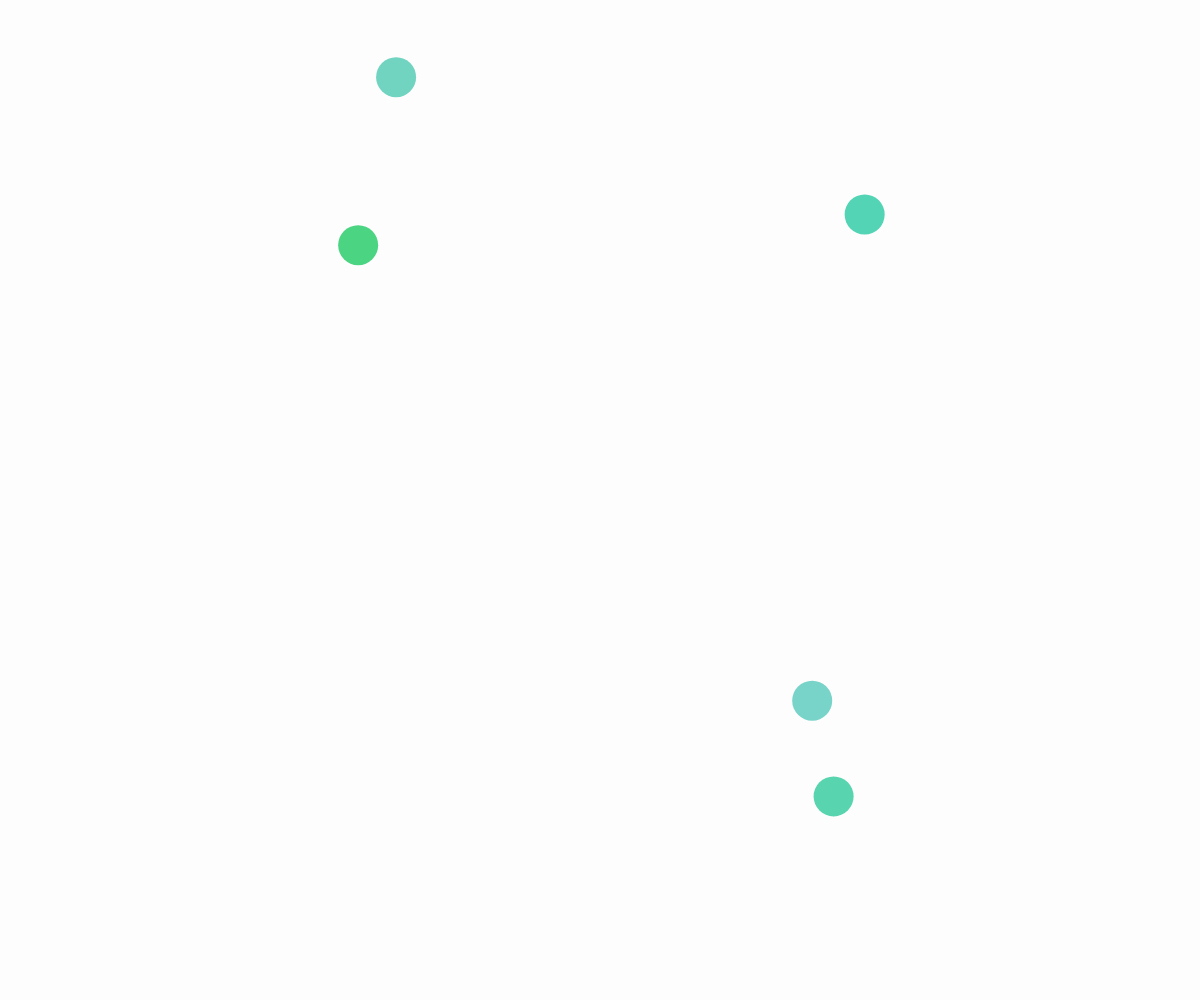
Frame 1 (no input)
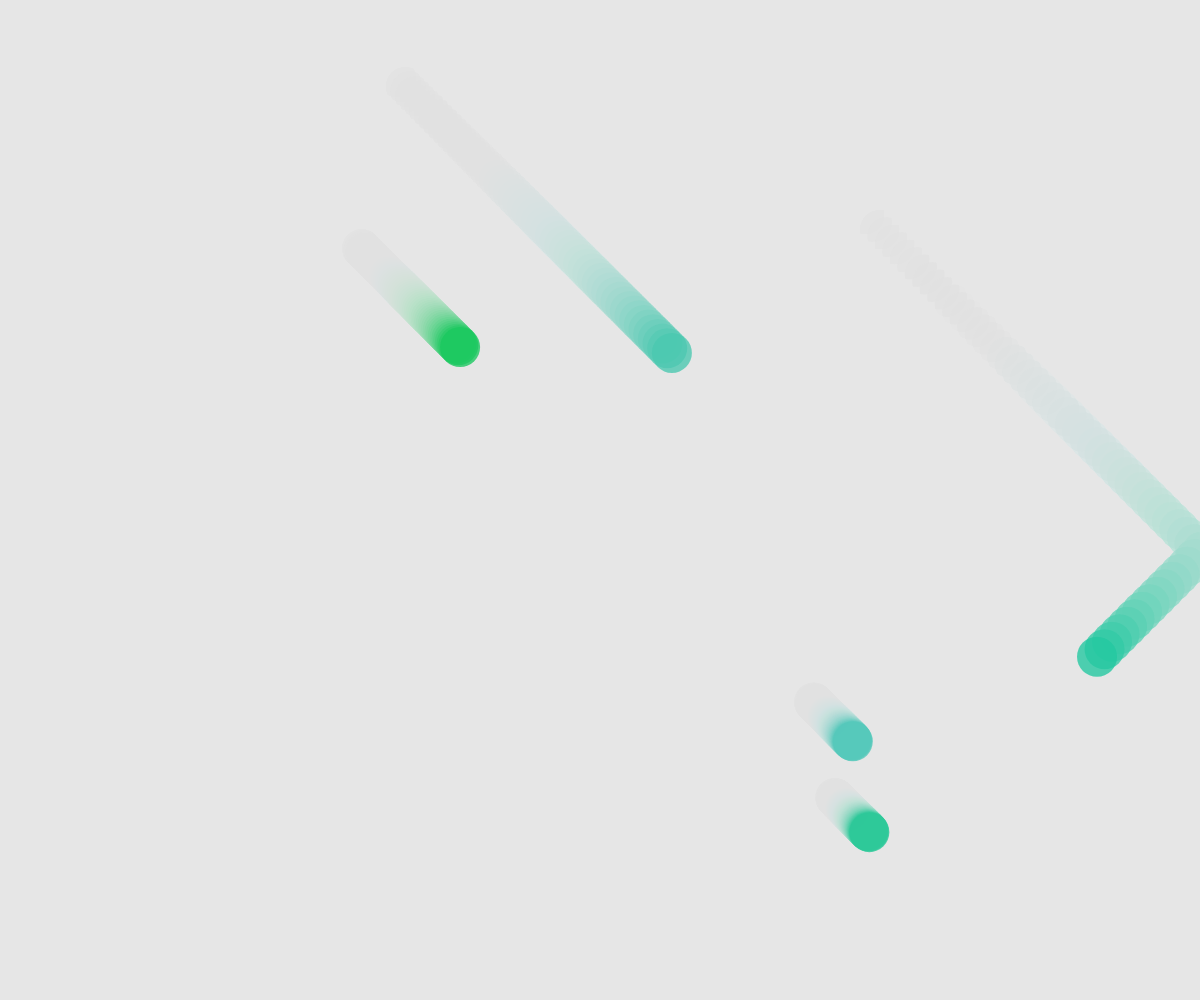
Frame 60 (no input)
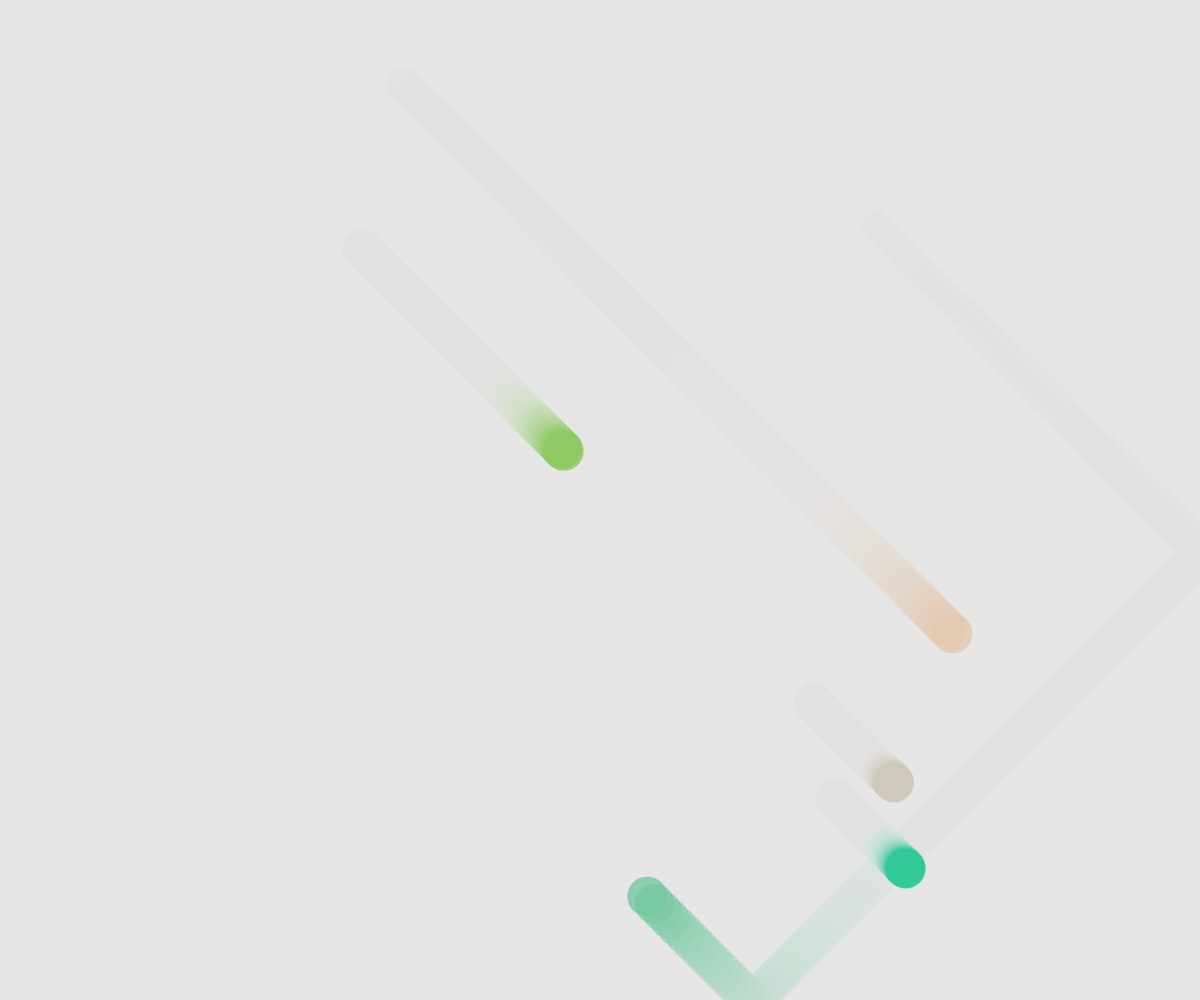
Frame 120 (the mouse pressed at the canvas centre since frame 60)

The p5.js sketch that drew these frames (run headless with seeded random() and noise() and a simulated clock; from frame 60 on, the mouse is pressed at the canvas centre):

// p5.js sketch
// ── sketch.js
class Ball {
  constructor(posX, posY, speed) {
    this.posX = posX;
    this.posY = posY;

    this.speedX = speed;
    this.speedY = speed;

    this.r = random(100);
    this.g = 200;
    this.b = random(200);
 
  }

  // function within Class Ball that can be called by instanceName.draw();
  draw(){
  noStroke();
  fill(this.r,this.g,this.b,200);
  circle(this.posX,this.posY,40);
  }


  update(){
    if(this.posX >= width || this.posX <= 0){
      this.speedX *= -1;
    }
    if(this.posY >= height || this.posY  <= 0){
      this.speedY *= -1;
    }
    this.posY += this.speedY;
    this.posX += this.speedX;


  }

}


let ball1, ball2, ball3, ball4, ball5;

function setup() {
  createCanvas(windowWidth, windowHeight);


  // initiale new Ball instances (looks a bit redundant right? ;-) 
  ball1 = new Ball(random(width), random(height), random(10));
  ball2= new Ball(random(width), random(height), random(10));
  ball3 = new Ball(random(width), random(height), random(10));
  ball4 = new Ball(random(width), random(height), random(10));
  ball5 = new Ball(random(width), random(height), random(10));

  

}

function draw() {
  background(220,20);

  // ugh looks ugly
  ball1.update();
  ball2.update();
  ball3.update();
  ball4.update();
  ball5.update();

  ball1.draw();
  ball2.draw();
  ball3.draw();
  ball4.draw();
  ball5.draw();



}

function mousePressed(){
  ball1.r = random(255);
  ball2.r = random(255);
  ball3.r = random(255);
  ball4.r = random(255);
  ball5.r = random(255);
}



// callback that takes action as soon as window has been resized
function windowResized() {
  resizeCanvas(windowWidth, windowHeight);
  createArt();
}
  
